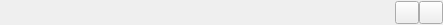
<?xml version="1.0" encoding="UTF-8"?>
<ui version="4.0">
 <class>Form</class>
 <widget class="TaurusWidget" name="Form">
  <property name="geometry">
   <rect>
    <x>0</x>
    <y>0</y>
    <width>443</width>
    <height>25</height>
   </rect>
  </property>
  <property name="sizePolicy">
   <sizepolicy hsizetype="Preferred" vsizetype="Maximum">
    <horstretch>0</horstretch>
    <verstretch>0</verstretch>
   </sizepolicy>
  </property>
  <property name="windowTitle">
   <string>Form</string>
  </property>
  <layout class="QHBoxLayout" name="horizontalLayout" stretch="1,0,0">
   <property name="spacing">
    <number>0</number>
   </property>
   <property name="margin">
    <number>0</number>
   </property>
   <item>
    <widget class="TaurusValueSpinBox" name="positionSpinBox"/>
   </item>
   <item>
    <widget class="TaurusCommandToolButton" name="stepDownButton">
     <property name="iconSize">
      <size>
       <width>16</width>
       <height>16</height>
      </size>
     </property>
     <property name="command">
      <string>StepDown</string>
     </property>
    </widget>
   </item>
   <item>
    <widget class="TaurusCommandToolButton" name="stepUpButton">
     <property name="iconSize">
      <size>
       <width>16</width>
       <height>16</height>
      </size>
     </property>
     <property name="command">
      <string>StepUp</string>
     </property>
    </widget>
   </item>
  </layout>
 </widget>
 <customwidgets>
  <customwidget>
   <class>TaurusValueSpinBox</class>
   <extends>QWidget</extends>
   <header>taurus.qt.qtgui.input</header>
  </customwidget>
  <customwidget>
   <class>TaurusWidget</class>
   <extends>QWidget</extends>
   <header>taurus.qt.qtgui.container</header>
   <container>1</container>
  </customwidget>
  <customwidget>
   <class>TaurusCommandToolButton</class>
   <extends>QToolButton</extends>
   <header>taurus.qt.qtgui.button</header>
  </customwidget>
 </customwidgets>
 <resources/>
 <connections/>
</ui>
